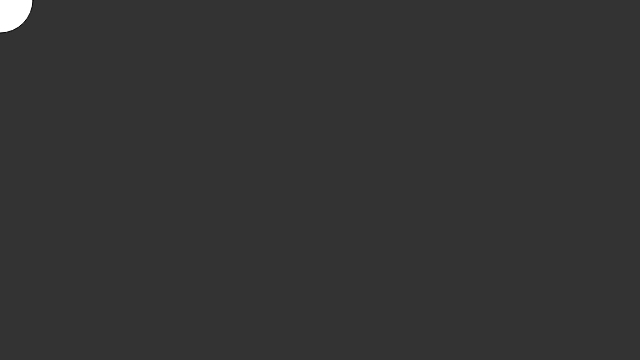
Frame 1 (no input)
Frame 60 (no input): identical to frame 1, image omitted
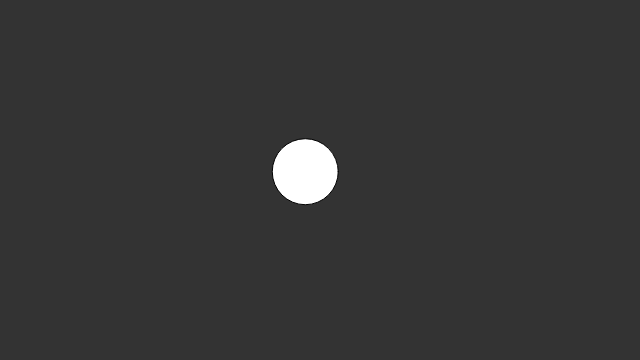
Frame 120 (the mouse pressed at the canvas centre since frame 60)

The p5.js sketch that drew these frames (run headless with seeded random() and noise() and a simulated clock; from frame 60 on, the mouse is pressed at the canvas centre):

// p5.js sketch
// ── sketch.js
var x = 0;
var y = 0;
var easing;

function setup() {
  createCanvas(640, 360); 
  easing =0.05;
}

function draw() { 
  background(51);
  fill(255);
  var targetX = mouseX;
  var dx = targetX - x;
  x += dx * easing;
  
  var targetY = mouseY;
  var dy = targetY - y;
  y += dy * easing;
  
  ellipse(x, y, 66, 66);
}
